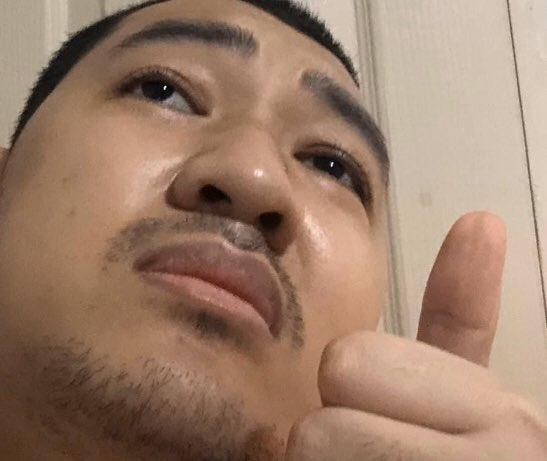
#> input picture salt&Pepper_Noise/01.jpg, 547 x 461 px, found by its file name
$ python Add_Noise.py
#> lines starting #> are read from the running program, lines starting #| are printed output that depends on the picture; after the words box and inside, x2 and y2 are one past the last pixel; in counts of white or black regions, pixels touching at a corner belong together
import cv2 as cv
import random

#Add salt&PepperNoise
img = cv.imread('salt&Pepper_Noise/01.jpg',cv.IMREAD_GRAYSCALE)
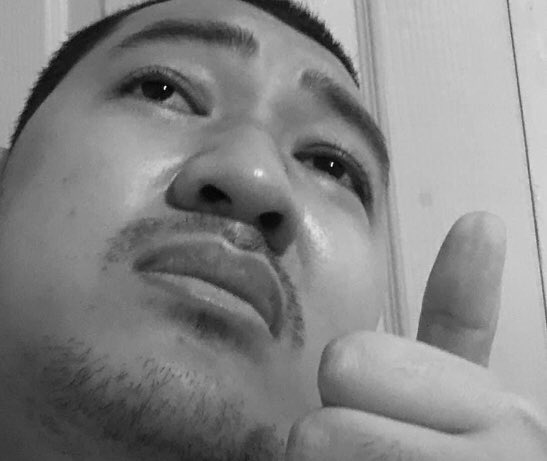
#> img: shape (461, 547); min 0, max 255, mean 133.7

density_salt = 0.2
density_pepper = 0.2

number_of_white_pixel = int(density_salt * (img.shape[0] * img.shape[1]))
#> number_of_white_pixel = 50433

for i in range(number_of_white_pixel):
    y_coord = random.randint(0,img.shape[0] - 1)
    x_coord = random.randint(0,img.shape[1] - 1)
    img[y_coord][x_coord] = 255
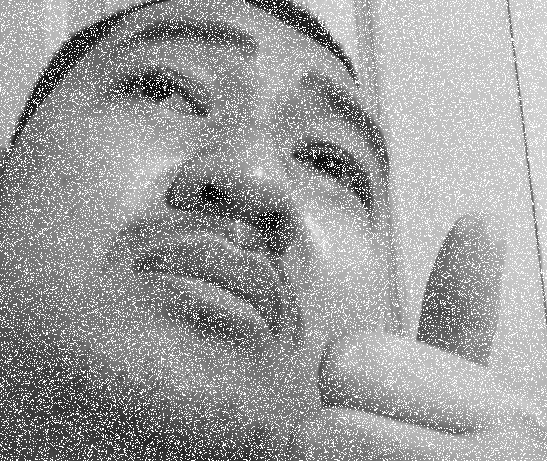
#> img: shape (461, 547); 18.14% of pixels changed, all inside (x1, y1, x2, y2) = (0, 0, 547, 461)

number_of_black_pixel = int(density_pepper * (img.shape[0] * img.shape[1]))
#> number_of_black_pixel = 50433

for i in range(number_of_black_pixel):
    y_coord = random.randint(0,img.shape[0] - 1)
    x_coord = random.randint(0,img.shape[1] - 1)
    img[y_coord][x_coord] = 0
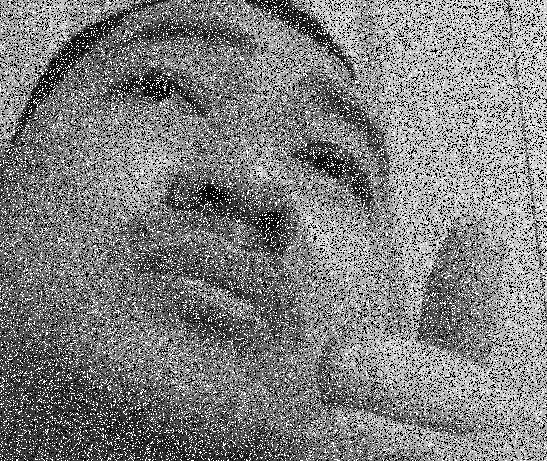
#> img: shape (461, 547); 18.18% of pixels changed, all inside (x1, y1, x2, y2) = (0, 0, 547, 461)

cv.imwrite('Output of SP.jpg',img)
